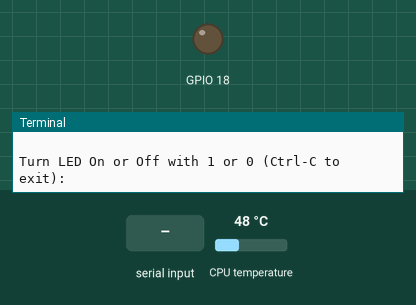
Simulated run of this program. Board: Raspberry Pi (BCM pin numbers). On the bench: output pins drawn as LEDs (lit = HIGH), the last lines printed to the terminal. Inputs (shaded band) come from the test bench; at power-on: CPU temperature 48 °C.

Above: at 1.2 s.
1.3 s: "1" typed at the terminal, then Enter
At 2.5 s:
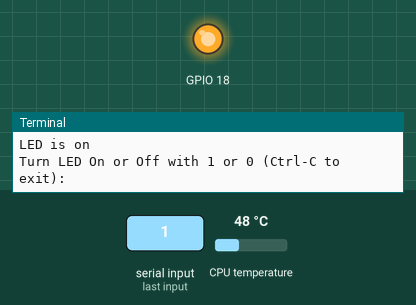
2.8 s: "0" typed at the terminal, then Enter
At 3.9 s:
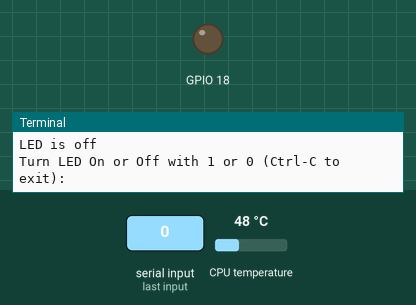
Timing chart, 0 to 5.8 s (numbered marks = the images above; inputs shaded):
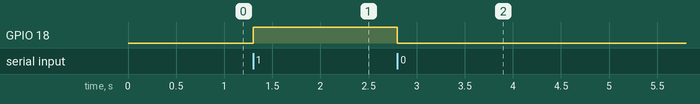

The program:

light.py
```python
import RPi.GPIO as GPIO
import os


def setupGPIO():
    GPIO.setmode(GPIO.BCM)
    GPIO.setwarnings(False)

    GPIO.setup(18, GPIO.OUT)


def printTemperature():
    temp = os.popen("/opt/vc/bin/vcgencmd measure_temp").read()
    print("GPU temperature is {}".format(temp[5:]))


def controlLED():
    try:
        while True:
            user_input = input(
                "Turn LED On or Off with 1 or 0 (Ctrl-C to exit): ")
            if user_input is "1":
                GPIO.output(18, GPIO.HIGH)
                print("LED is on")
            elif user_input is "0":
                GPIO.output(18, GPIO.LOW)
                print("LED is off")
    except KeyboardInterrupt:
        GPIO.cleanup()
        print("")


setupGPIO()
printTemperature()

controlLED()
```

Measured:
- after the input at 1.3 s, GPIO 18: LOW → HIGH at once
- after the input at 2.8 s, GPIO 18: HIGH → LOW at once
